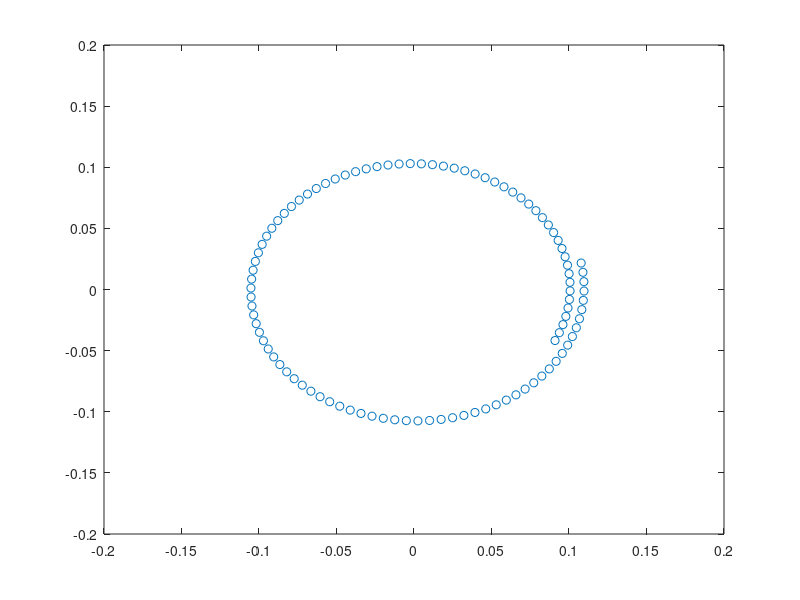

Write the MATLAB code that produced this figure. (Note: this script raises an error after producing the figure.)
clear all;
%close all;
clc;

figure
nv = 100;
radius = 0.1;

deltaTheta = 2.2 * pi / (nv - 1);
delta = radius * deltaTheta;

nodes_1 = zeros(3,2);
temp = 1;
for i = 1:nv
    radiusLocal = radius * (nv + i/10)/nv;
    nodes_1(temp,1) = radiusLocal * cos(deltaTheta * i - 0.5);
    %nodes_1(temp,2) = 0.0;
    nodes_1(temp,2) = radiusLocal * sin(deltaTheta * i - 0.5);
    temp = temp + 1;
end

thickness = 0.004;
nodes_2 = zeros(3,2);
temp = 1;

tangent = [0;0]';
for i = 2:nv-1
    
    node_m = nodes_1(i,:);
    
    if (i == 1)
        node_a = nodes_1(i+1,:);
        %norm(node_a - node_m)
        tangent = (node_a - node_m) / norm(node_a - node_m);
        normal(1) = -tangent(2);
        %normal(2) = 0.0;
        normal(2) = tangent(1);
        
        nodes_2(temp,:) = node_m + normal * thickness;
        temp = temp + 1;
    end
    
    if (i == nv)
        node_b = nodes_1(i-1,:);
        tangent = (node_m - node_b) / norm(node_m - node_b);
        normal(1) = -tangent(2);
        %normal(2) = 0.0;
        normal(2) = tangent(1);
        
        nodes_2(temp,:) = node_m + normal * thickness;
        temp = temp + 1;
    end
    
    if (i > 1 && i < nv)
        node_a = nodes_1(i+1,:);
        node_b = nodes_1(i-1,:);
        tangent = (node_a - node_b) / norm(node_a - node_b);
        normal(1) = -tangent(2);
        %normal(2) = 0.0;
        normal(2) = tangent(1);
        
        nodes_2(temp,:) = node_m + normal * thickness;
        temp = temp + 1;
    end
end



nodes = [nodes_1];

plot(nodes(:,1),nodes(:,2),'o')
hold on;

[nv,~] = size(nodes);
[nv_1,~] = size(nodes_1);

[edges_1] = computeElement(nodes_1, delta);
[edges_2] = computeElement(nodes_2, delta);
edges_2 = edges_2 + nv_1;
edges = [edges_1;edges_2]

nodes = [nodes_1; nodes_2];
nodes(:,3) = nodes(:,1) * 0.0;
nodes(:,2) = nodes(:,2) - min(nodes(:,2)) + 0.002;

[bends] = computeBend(edges);
[coupleEdge] = computeCouple2d(nodes_1,nodes_2);
%

dlmwrite('nodesInput.txt',nodes,'delimiter',' ');
dlmwrite('edgeInput.txt',edges-1,'delimiter',' ');
dlmwrite('bendingInput.txt',bends-1,'delimiter',' ');
dlmwrite('coupleEdge.txt',coupleEdge-1,'delimiter',' ');
%dlmwrite('coupleBend.txt',coupleBend-1,'delimiter',' ');

